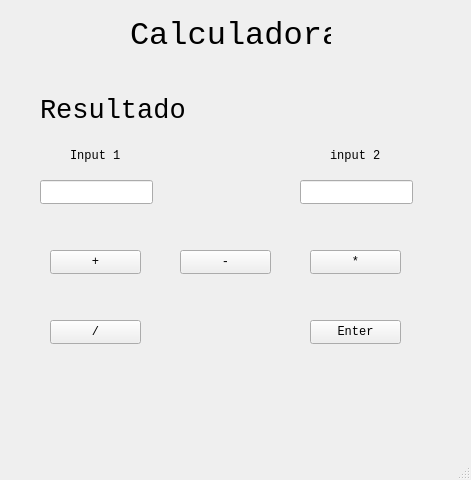
<?xml version="1.0" encoding="UTF-8"?>
<ui version="4.0">
 <class>MainWindow</class>
 <widget class="QMainWindow" name="MainWindow">
  <property name="geometry">
   <rect>
    <x>0</x>
    <y>0</y>
    <width>471</width>
    <height>480</height>
   </rect>
  </property>
  <property name="font">
   <font>
    <family>Consolas</family>
   </font>
  </property>
  <property name="windowTitle">
   <string>MainWindow</string>
  </property>
  <widget class="QWidget" name="centralwidget">
   <widget class="QLabel" name="answer">
    <property name="geometry">
     <rect>
      <x>40</x>
      <y>80</y>
      <width>381</width>
      <height>61</height>
     </rect>
    </property>
    <property name="font">
     <font>
      <family>Consolas</family>
      <pointsize>20</pointsize>
      <underline>false</underline>
     </font>
    </property>
    <property name="text">
     <string>Resultado</string>
    </property>
   </widget>
   <widget class="QLineEdit" name="input1">
    <property name="geometry">
     <rect>
      <x>40</x>
      <y>180</y>
      <width>113</width>
      <height>24</height>
     </rect>
    </property>
   </widget>
   <widget class="QLabel" name="label_2">
    <property name="geometry">
     <rect>
      <x>130</x>
      <y>10</y>
      <width>201</width>
      <height>51</height>
     </rect>
    </property>
    <property name="font">
     <font>
      <family>Consolas</family>
      <pointsize>24</pointsize>
     </font>
    </property>
    <property name="text">
     <string>Calculadora</string>
    </property>
   </widget>
   <widget class="QLineEdit" name="input2">
    <property name="geometry">
     <rect>
      <x>300</x>
      <y>180</y>
      <width>113</width>
      <height>24</height>
     </rect>
    </property>
   </widget>
   <widget class="QLabel" name="label">
    <property name="geometry">
     <rect>
      <x>70</x>
      <y>140</y>
      <width>81</width>
      <height>31</height>
     </rect>
    </property>
    <property name="text">
     <string>Input 1</string>
    </property>
   </widget>
   <widget class="QLabel" name="label_3">
    <property name="geometry">
     <rect>
      <x>330</x>
      <y>140</y>
      <width>71</width>
      <height>31</height>
     </rect>
    </property>
    <property name="text">
     <string>input 2</string>
    </property>
   </widget>
   <widget class="QPushButton" name="suma">
    <property name="geometry">
     <rect>
      <x>50</x>
      <y>250</y>
      <width>91</width>
      <height>24</height>
     </rect>
    </property>
    <property name="text">
     <string>+</string>
    </property>
   </widget>
   <widget class="QPushButton" name="resta">
    <property name="geometry">
     <rect>
      <x>180</x>
      <y>250</y>
      <width>91</width>
      <height>24</height>
     </rect>
    </property>
    <property name="text">
     <string>-</string>
    </property>
   </widget>
   <widget class="QPushButton" name="mult">
    <property name="geometry">
     <rect>
      <x>310</x>
      <y>250</y>
      <width>91</width>
      <height>24</height>
     </rect>
    </property>
    <property name="text">
     <string>*</string>
    </property>
   </widget>
   <widget class="QPushButton" name="div">
    <property name="geometry">
     <rect>
      <x>50</x>
      <y>320</y>
      <width>91</width>
      <height>24</height>
     </rect>
    </property>
    <property name="text">
     <string>/</string>
    </property>
   </widget>
   <widget class="QPushButton" name="enter">
    <property name="geometry">
     <rect>
      <x>310</x>
      <y>320</y>
      <width>91</width>
      <height>24</height>
     </rect>
    </property>
    <property name="text">
     <string>Enter</string>
    </property>
   </widget>
   <widget class="QLabel" name="op">
    <property name="geometry">
     <rect>
      <x>220</x>
      <y>180</y>
      <width>49</width>
      <height>21</height>
     </rect>
    </property>
    <property name="font">
     <font>
      <family>Consolas</family>
      <pointsize>14</pointsize>
     </font>
    </property>
    <property name="text">
     <string/>
    </property>
   </widget>
  </widget>
  <widget class="QStatusBar" name="statusbar"/>
 </widget>
 <resources/>
 <connections/>
</ui>
